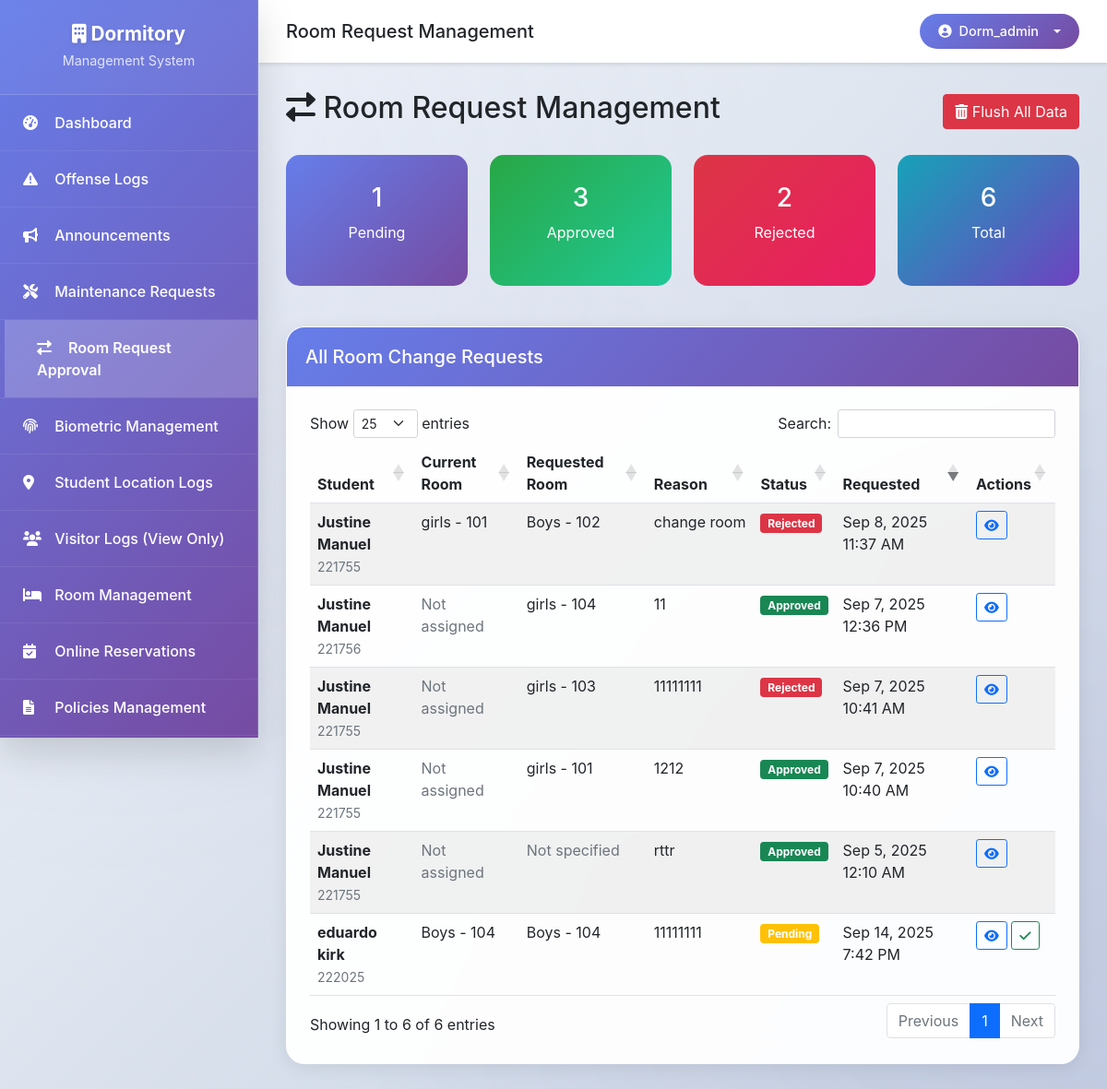
The app's page /admin/room_requests.php (signed in) with its own data.
### tables this page shows
CREATE TABLE `room_change_requests` (
  `id` int(11) NOT NULL AUTO_INCREMENT,
  `student_id` int(11) DEFAULT NULL,
  `current_room_id` int(11) DEFAULT NULL,
  `requested_room_id` int(11) DEFAULT NULL,
  `reason` text NOT NULL,
  `status` enum('pending','approved','rejected') DEFAULT 'pending',
  `admin_response` text DEFAULT NULL,
  `requested_at` timestamp NOT NULL DEFAULT current_timestamp(),
  `processed_at` timestamp NULL DEFAULT NULL,
  `created_at` timestamp NOT NULL DEFAULT current_timestamp(),
  `updated_at` timestamp NOT NULL DEFAULT current_timestamp() ON UPDATE current_timestamp(),
  PRIMARY KEY (`id`),
  KEY `student_id` (`student_id`),
  KEY `current_room_id` (`current_room_id`),
  KEY `requested_room_id` (`requested_room_id`),
  CONSTRAINT `room_change_requests_ibfk_1` FOREIGN KEY (`student_id`) REFERENCES `students` (`id`) ON DELETE CASCADE,
  CONSTRAINT `room_change_requests_ibfk_2` FOREIGN KEY (`current_room_id`) REFERENCES `rooms` (`id`) ON DELETE SET NULL,
  CONSTRAINT `room_change_requests_ibfk_3` FOREIGN KEY (`requested_room_id`) REFERENCES `rooms` (`id`) ON DELETE SET NULL
);

CREATE TABLE `students` (
  `id` int(11) NOT NULL AUTO_INCREMENT,
  `first_name` varchar(50) NOT NULL,
  `middle_name` varchar(50) DEFAULT NULL,
  `last_name` varchar(50) NOT NULL,
  `date_of_birth` date NOT NULL,
  `gender` enum('Male','Female') NOT NULL,
  `province` varchar(100) NOT NULL,
  `municipality` varchar(100) NOT NULL,
  `barangay` varchar(100) NOT NULL,
  `street_purok` varchar(200) NOT NULL,
  `mobile_number` varchar(15) NOT NULL,
  `email` varchar(100) NOT NULL,
  `facebook_link` varchar(200) DEFAULT NULL,
  `school_id` varchar(6) NOT NULL,
  `learner_reference_number` varchar(12) NOT NULL,
  `attachment_file` varchar(255) DEFAULT NULL,
  `guardian_name` varchar(100) NOT NULL,
  `guardian_mobile` varchar(15) NOT NULL,
  `guardian_relationship` varchar(50) NOT NULL,
  `application_status` enum('pending','approved','rejected') DEFAULT 'pending',
  `room_id` int(11) DEFAULT NULL,
  `bed_space_id` int(11) DEFAULT NULL,
  `created_at` timestamp NOT NULL DEFAULT current_timestamp(),
  `updated_at` timestamp NOT NULL DEFAULT current_timestamp() ON UPDATE current_timestamp(),
  PRIMARY KEY (`id`),
  UNIQUE KEY `school_id` (`school_id`),
  UNIQUE KEY `learner_reference_number` (`learner_reference_number`),
  KEY `room_id` (`room_id`),
  KEY `bed_space_id` (`bed_space_id`),
  CONSTRAINT `students_ibfk_1` FOREIGN KEY (`room_id`) REFERENCES `rooms` (`id`) ON DELETE SET NULL,
  CONSTRAINT `students_ibfk_2` FOREIGN KEY (`bed_space_id`) REFERENCES `bed_spaces` (`id`) ON DELETE SET NULL
);

CREATE TABLE `buildings` (
  `id` int(11) NOT NULL AUTO_INCREMENT,
  `name` varchar(100) NOT NULL,
  `description` text DEFAULT NULL,
  `total_floors` int(11) DEFAULT 1,
  `created_at` timestamp NOT NULL DEFAULT current_timestamp(),
  PRIMARY KEY (`id`)
);

CREATE TABLE `rooms` (
  `id` int(11) NOT NULL AUTO_INCREMENT,
  `building_id` int(11) DEFAULT NULL,
  `room_number` varchar(20) NOT NULL,
  `floor_number` int(11) DEFAULT 1,
  `capacity` int(11) DEFAULT 4,
  `occupied` int(11) DEFAULT 0,
  `status` enum('available','full','maintenance') DEFAULT 'available',
  `created_at` timestamp NOT NULL DEFAULT current_timestamp(),
  PRIMARY KEY (`id`),
  KEY `building_id` (`building_id`),
  CONSTRAINT `rooms_ibfk_1` FOREIGN KEY (`building_id`) REFERENCES `buildings` (`id`) ON DELETE CASCADE
);

### admin/room_requests.php (the view, shortened to what this page needs)
<?php
include 'includes/header.php';
$pdo = getConnection();
$stmt = $pdo->query("SELECT rcr.*,
    CONCAT(s.first_name, ' ', s.last_name) as student_name,
    s.school_id,
    current_r.room_number as current_room,
    current_b.name as current_building,
    requested_r.room_number as requested_room,
    requested_b.name as requested_building
    FROM room_change_requests rcr
    JOIN students s ON rcr.student_id = s.id
    LEFT JOIN rooms current_r ON rcr.current_room_id = current_r.id
    LEFT JOIN buildings current_b ON current_r.building_id = current_b.id
    LEFT JOIN rooms requested_r ON rcr.requested_room_id = requested_r.id
    LEFT JOIN buildings requested_b ON requested_r.building_id = requested_b.id
    ORDER BY rcr.requested_at DESC");
$room_requests = $stmt->fetchAll();
?>
<div class="d-flex justify-content-between align-items-center mb-4">
    <h2><i class="fas fa-exchange-alt"></i> Room Request Management</h2>
    <div>
        <button class="btn btn-danger" data-bs-toggle="modal" data-bs-target="#flushRoomRequestsModal">
            <i class="fas fa-trash-alt"></i> Flush All Data
        </button>
    </div>
</div>
<div class="row mb-4">
    <div class="col-md-3">
        <div class="stats-card text-center">
            <h3><?php echo count(array_filter($room_requests, function($rr) { return $rr['status'] == 'pending'; })); ?></h3>
            <p>Pending</p>
        </div>
    </div>
    <div class="col-md-3">
        <div class="stats-card text-center" style="background: linear-gradient(135deg, #28a745 0%, #20c997 100%);">
            <h3><?php echo count(array_filter($room_requests, function($rr) { return $rr['status'] == 'approved'; })); ?></h3>
            <p>Approved</p>
        </div>
    </div>
    <div class="col-md-3">
        <div class="stats-card text-center" style="background: linear-gradient(135deg, #dc3545 0%, #e91e63 100%);">
            <h3><?php echo count(array_filter($room_requests, function($rr) { return $rr['status'] == 'rejected'; })); ?></h3>
            <p>Rejected</p>
        </div>
    </div>
    <div class="col-md-3">
        <div class="stats-card text-center" style="background: linear-gradient(135deg, #17a2b8 0%, #6f42c1 100%);">
            <h3><?php echo count($room_requests); ?></h3>
            <p>Total</p>
        </div>
    </div>
</div>
<div class="card">
    <div class="card-header">
        <h5 class="mb-0">All Room Change Requests</h5>
    </div>
    <div class="card-body">
        <div class="table-responsive">
            <table class="table table-striped" id="roomRequestsTable">
                <thead>
                    <tr>
                        <th>Student</th>
                        <th>Current Room</th>
                        <th>Requested Room</th>
                        <th>Reason</th>
                        <th>Status</th>
                        <th>Requested</th>
                        <th>Actions</th>
                    </tr>
                </thead>
                <tbody>
                    <?php foreach ($room_requests as $request): ?>
                        <tr>
                            <td>
                                <strong><?php echo htmlspecialchars($request['student_name']); ?></strong><br>
                                <small class="text-muted"><?php echo htmlspecialchars($request['school_id']); ?></small>
                            </td>
                            <td>
                                <?php if ($request['current_room']): ?>
                                    <?php echo htmlspecialchars($request['current_building'] . ' - ' . $request['current_room']); ?>
                                <?php else: ?>
                                    <span class="text-muted">Not assigned</span>
                                <?php endif; ?>
                            </td>
                            <td>
                                <?php if ($request['requested_room']): ?>
                                    <?php echo htmlspecialchars($request['requested_building'] . ' - ' . $request['requested_room']); ?>
                                <?php else: ?>
                                    <span class="text-muted">Not specified</span>
                                <?php endif; ?>
                            </td>
                            <td>
                                <div class="text-truncate" style="max-width: 200px;" title="<?php echo htmlspecialchars($request['reason']); ?>">
                                    <?php echo htmlspecialchars($request['reason']); ?>
                                </div>
                            </td>
                            <td>
                                <?php
                                $status_class = '';
                                switch ($request['status']) {
                                    case 'pending': $status_class = 'badge bg-warning'; break;
                                    case 'approved': $status_class = 'badge bg-success'; break;
                                    case 'rejected': $status_class = 'badge bg-danger'; break;
                                }
                                ?>
                                <span class="<?php echo $status_class; ?>"><?php echo ucfirst($request['status']); ?></span>
                            </td>
                            <td><?php echo date('M j, Y g:i A', strtotime($request['requested_at'])); ?></td>
                            <td>
                                <button class="btn btn-sm btn-outline-primary" data-bs-toggle="modal" data-bs-target="#viewRequestModal"
                                        data-request='<?php echo json_encode($request); ?>'>
                                    <i class="fas fa-eye"></i>
                                </button>
                                <?php if ($request['status'] == 'pending'): ?>
                                    <button class="btn btn-sm btn-outline-success" data-bs-toggle="modal" data-bs-target="#processRequestModal"
                                            data-request-id="<?php echo $request['id']; ?>">
                                        <i class="fas fa-check"></i>
                                    </button>
                                <?php endif; ?>
                            </td>
                        </tr>
                    <?php endforeach; ?>
                </tbody>
            </table>
        </div>
    </div>
</div>
<?php include 'includes/footer.php'; ?>

### admin/includes/header.php (style rules this page uses)
:root { --primary-color: #667eea; --secondary-color: #764ba2; --accent-color: #f093fb; --success-color: #4facfe; --warning-color: #43e97b; --danger-color: #fa709a; --info-color: #00f2fe; --dark-color: #2c3e50; --light-color: #f8f9fa; --sidebar-width: 280px; --border-radius: 12px; --border-radius-lg: 20px; --shadow-soft: 0 4px 20px rgba(0, 0, 0, 0.08); --shadow-medium: 0 8px 30px rgba(0, 0, 0, 0.12); --shadow-strong: 0 15px 40px rgba(0, 0, 0, 0.15); --transition: all 0.3s cubic-bezier(0.4, 0, 0.2, 1); --gradient-primary: linear-gradient(135deg, var(--primary-color) 0%, var(--secondary-color) 100%); --gradient-success: linear-gradient(135deg, var(--success-color) 0%, var(--info-color) 100%); --gradient-warning: linear-gradient(135deg, var(--warning-color) 0%, #38f9d7 100%); --gradient-danger: linear-gradient(135deg, var(--danger-color) 0%, #fee140 100%); }
* { margin: 0; padding: 0; box-sizing: border-box; }
body { background: linear-gradient(135deg, #f5f7fa 0%, #c3cfe2 100%); font-family: 'Inter', 'Segoe UI', Tahoma, Geneva, Verdana, sans-serif; min-height: 100vh; position: relative; }
body::before { content: ''; position: fixed; top: 0; left: 0; right: 0; bottom: 0; background: radial-gradient(circle at 10% 20%, rgba(102, 126, 234, 0.05) 0%, transparent 50%), radial-gradient(circle at 90% 80%, rgba(118, 75, 162, 0.05) 0%, transparent 50%), radial-gradient(circle at 50% 50%, rgba(240, 147, 251, 0.03) 0%, transparent 50%); pointer-events: none; z-index: -1; }
html { scroll-behavior: auto !important; }
body { scroll-behavior: auto !important; }
.card { border: none; border-radius: var(--border-radius-lg); box-shadow: var(--shadow-soft); margin-bottom: 30px; background: rgba(255, 255, 255, 0.95); backdrop-filter: blur(20px); border: 1px solid rgba(255, 255, 255, 0.2); transition: var(--transition); overflow: hidden; }
.card-header { background: var(--gradient-primary); color: white; border: none; padding: 20px 25px; font-weight: 600; font-size: 1.1rem; }
.card-body { padding: 25px; }
.card-header { background: linear-gradient(135deg, var(--primary-color) 0%, var(--secondary-color) 100%); color: white; border-radius: 15px 15px 0 0 !important; padding: 20px; }
.stats-card { background: linear-gradient(135deg, var(--primary-color) 0%, var(--secondary-color) 100%); color: white; border-radius: 15px; padding: 30px; margin-bottom: 20px; transition: all 0.3s; }

### records on screen
room_change_requests: student_name "eduardo kirk", student.school_id "222025", buildings.name "Boys - 104", reason "11111111", status "Pending", requested_at "Sep 14, 2025 7:42 PM"
room_change_requests: student_name "Justine Manuel", student.school_id "221755", buildings.name "girls - 101", buildings.name "Boys - 102", reason "change room", status "Rejected", requested_at "Sep 8, 2025 11:37 AM"
room_change_requests: student_name "Justine Manuel", student.school_id "221756", shows "Not assigned", buildings.name "girls - 104", reason "11", status "Approved", requested_at "Sep 7, 2025 12:36 PM"
room_change_requests: student_name "Justine Manuel", student.school_id "221755", shows "Not assigned", buildings.name "girls - 103", reason "11111111", status "Rejected", requested_at "Sep 7, 2025 10:41 AM"
room_change_requests: student_name "Justine Manuel", student.school_id "221755", shows "Not assigned", buildings.name "girls - 101", reason "1212", status "Approved", requested_at "Sep 7, 2025 10:40 AM"
room_change_requests: student_name "Justine Manuel", student.school_id "221755", shows "Not assigned", shows "Not specified", reason "rttr", status "Approved", requested_at "Sep 5, 2025 12:10 AM"

### other values on screen
$page_title "Room Request Management"
$_SESSION['username'] "Dorm_admin"
count($room_requests) "6"
